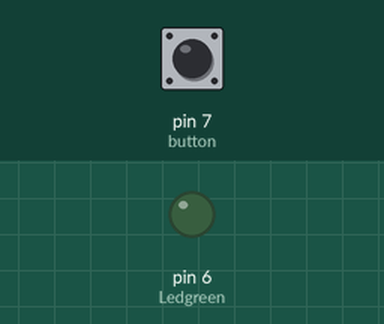
Bench run of a sketch on a simulated Arduino Uno, built with avr-gcc and run on an emulated ATmega328P. Parts: output pins drawn as LEDs (lit = HIGH). Inputs (shaded band) come from the test bench; at power-on: pin 7 (button) LOW.

Above: at 1.2 s.
1.3 s: pin 7 (button) pulled HIGH for 3.2 s
At 1.8 s:
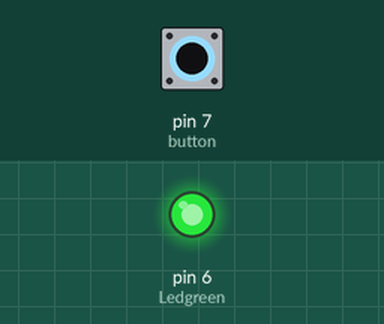
Timing chart, 0 to 6.8 s (numbered marks = the images above; inputs shaded):
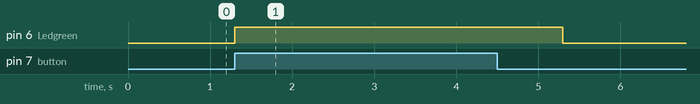

The sketch:

LEDBUTTON.ino
```cpp
int Ledgreen = 6;
int button = 7;
int buttons = 0;
int dtime = 1000;
void setup() {
  pinMode(Ledgreen, OUTPUT);
  pinMode(button, INPUT);


}

void loop() {
  buttons = digitalRead(button);
  if(buttons == HIGH)
  {
    digitalWrite(Ledgreen, HIGH);
    delay(dtime);
    digitalWrite(Ledgreen, LOW);
  } else {
    digitalWrite(Ledgreen, LOW);

  }
}
```

Measured:
- after the input at 1.3 s, pin 6 (Ledgreen): LOW → HIGH at once, → LOW 4.0 s later
